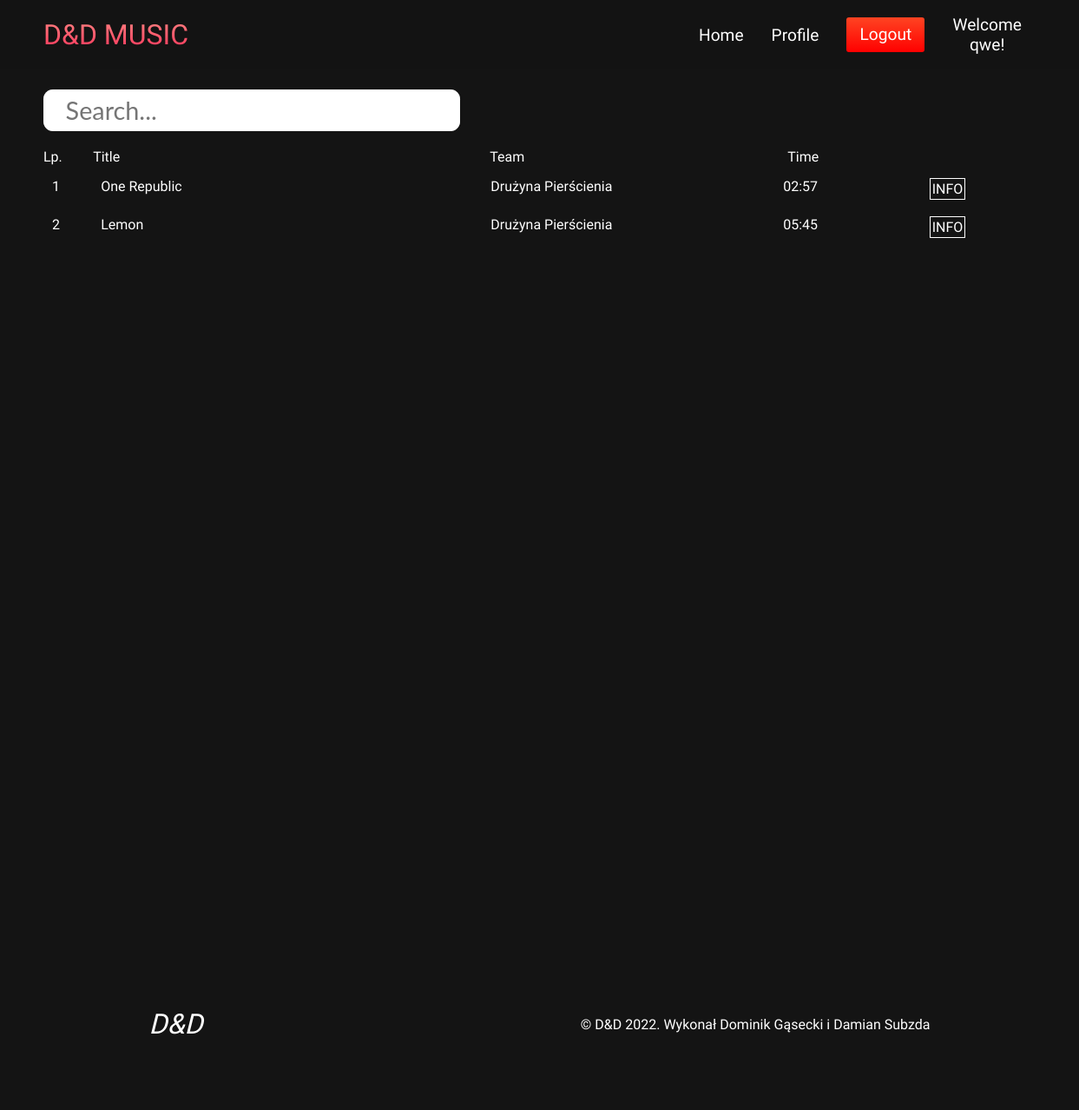
/home/ (signed in), run on an earlier commit of the app's database.
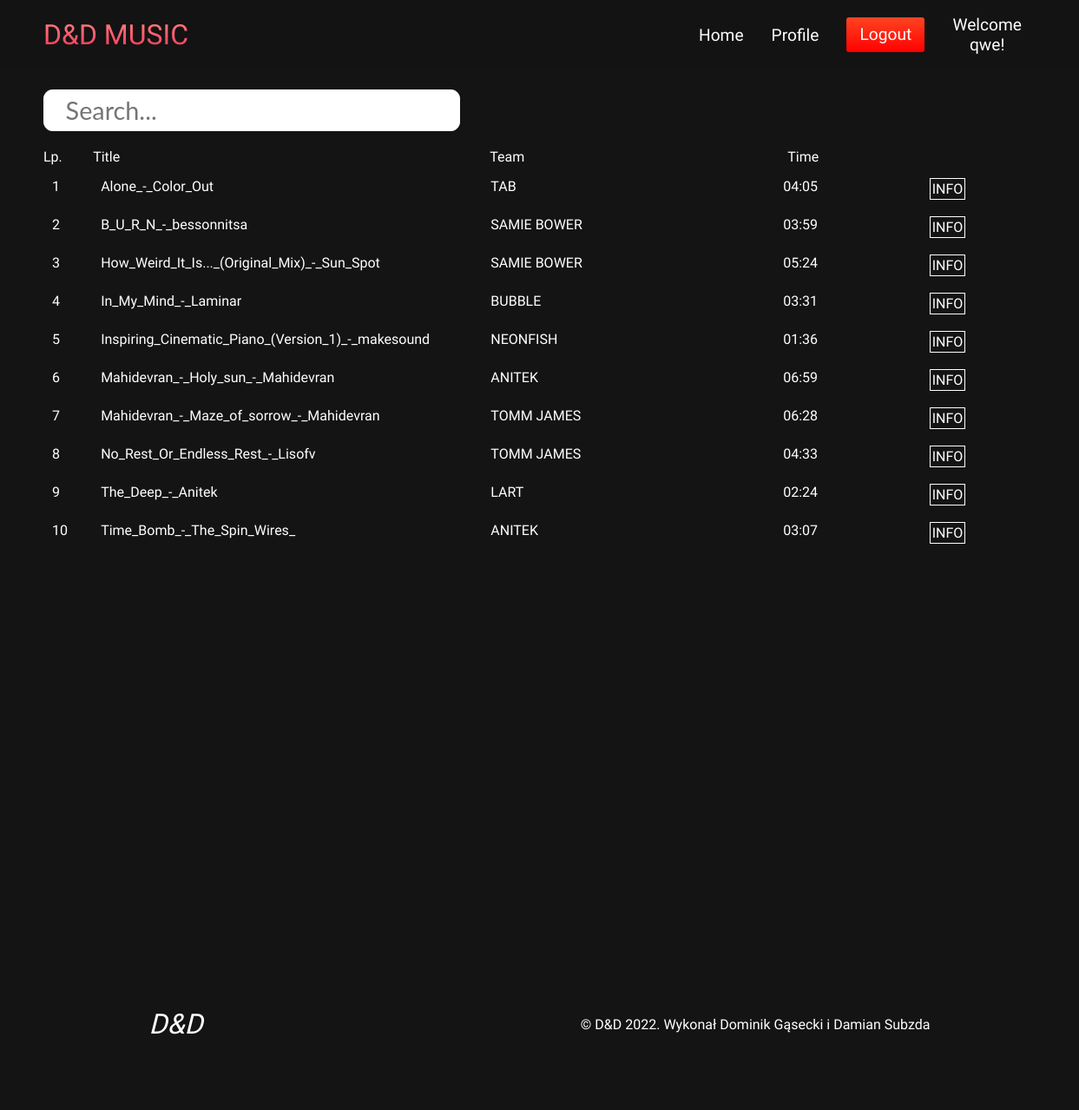
And on a later commit of the database.
### main/models.py (models this page shows, shortened)
class Song(models.Model):
    IdSong = models.AutoField(primary_key=True, null=False, blank=False)
    Title = models.CharField(max_length=101, null=False, blank=False)
    Time = models.DecimalField(max_length=20, blank=True, max_digits=20, decimal_places=2)
    Team = models.ForeignKey("Team", on_delete=models.CASCADE, null=False, blank=False)
    AddingDate = models.DateTimeField(null=False, blank=False)
    Mp3 = models.FileField(upload_to='music', null=False, blank=False)
    Image = models.ImageField(upload_to='image', null=True, blank=True)
    def getDuration(self):
        seconds = self.Time
        hours = seconds // (60 * 60)
        seconds %= (60 * 60)
        minutes = seconds // 60
        seconds %= 60
        if hours != 0:
            return "%02i:%02i:%02i" % (hours, minutes, seconds)
        return "%02i:%02i" % (minutes, seconds)

class Team(models.Model):
    Name = models.CharField(primary_key=True, max_length=100, null=False, blank=False)
    singers = models.ManyToManyField(Singer)
    def __str__(self):
        return self.Name

### main/views.py (the view)
# urls.py: 2. Add a URL to urlpatterns:  path('', views.home, name='home')
@login_required(login_url='/login')
def home(response):
    searched = response.POST.get('searched', "")
    song = Song.objects.filter(Title__contains=searched)
    user = User.objects.all()
    playList = PlayList.objects.filter(idUser=response.user)
    return render(response, "main/home.html", {"song": song, "acc": user, "playList": playList})

### templates/main/home.html (shortened to what this page needs)
{% extends 'main/index.html' %}
{% load static %}
{% load has_group %}
{% block content %}
    <div class="main__searcher" style=" padding-top: 2%">
        <form class="search__form" method="POST">
            <input name="searched" class="search__input" placeholder="Search..." autofocus required/>
        </form>
    </div>
    <div class="main__holder" style="padding-top: 20px">
        <div class="label_songs" style="padding-bottom: 5px">
            <div class="lp">Lp.</div>
            <div class="lp">Title</div>
            <div class="lp">Team</div>
            <div class="lp">Time</div>
        </div>
        <div class="songs" style="width: 100%">
            {% for songs in song %}
                <div class="box" style="margin-bottom: 5px; padding: 10px; width: 100%"
                     onclick="openForm({{ forloop.counter }})">
                    <p style="color: white">
                    <div class="label_songs">
                        <div class="lp" id="lp-1">{{ forloop.counter }}</div>
                        <div class="lp">{{ songs.Title }} {{ user.account.premiumStatus }} </div>
                        <div class="lp">{{ songs.Team }}</div>
                        <div class="lp">{{ songs.getDuration }}</div>
                        <div class="lp">
                            <p class="hovertext" data-hover="Team:
                                    {% for singers in songs.Team.singers.all %}{{ singers.fName }} {{ singers.sName }};{% endfor %}">
                                INFO
                            </p>
                        </div>
                    </div>
                    </p>
                </div>
            {% endfor %}
        </div>
    </div>
{% endblock %}

What changed in the data, as far as the page shows it:
removed Song: Title "One Republic", Team "Drużyna Pierścienia", getDuration "02:57"
removed Song: Title "Lemon", Team "Drużyna Pierścienia", getDuration "05:45"
added Song: Title "Alone_-_Color_Out", Team "TAB", getDuration "04:05"
added Song: Title "B_U_R_N_-_bessonnitsa", Team "SAMIE BOWER", getDuration "03:59"
added Song: Title "How_Weird_It_Is..._(Original_Mix)_-_Sun_Spot", Team "SAMIE BOWER", getDuration "05:24"
added Song: Title "In_My_Mind_-_Laminar", Team "BUBBLE", getDuration "03:31"
added Song: Title "Inspiring_Cinematic_Piano_(Version_1)_-_makesound", Team "NEONFISH", getDuration "01:36"
added Song: Title "Mahidevran_-_Holy_sun_-_Mahidevran", Team "ANITEK", getDuration "06:59"
added Song: Title "Mahidevran_-_Maze_of_sorrow_-_Mahidevran", Team "TOMM JAMES", getDuration "06:28"
added Song: Title "No_Rest_Or_Endless_Rest_-_Lisofv", Team "TOMM JAMES", getDuration "04:33"
added Song: Title "The_Deep_-_Anitek", Team "LART", getDuration "02:24"
added Song: Title "Time_Bomb_-_The_Spin_Wires_", Team "ANITEK", getDuration "03:07"
